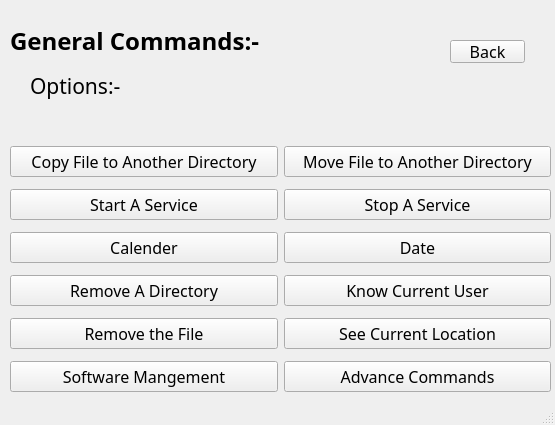
<?xml version="1.0" encoding="UTF-8"?>
<ui version="4.0">
 <class>MainWindow</class>
 <widget class="QMainWindow" name="MainWindow">
  <property name="geometry">
   <rect>
    <x>0</x>
    <y>0</y>
    <width>555</width>
    <height>425</height>
   </rect>
  </property>
  <property name="font">
   <font>
    <family>MV Boli</family>
   </font>
  </property>
  <property name="windowTitle">
   <string>MainWindow</string>
  </property>
  <widget class="QWidget" name="centralwidget">
   <widget class="QLabel" name="label">
    <property name="geometry">
     <rect>
      <x>10</x>
      <y>20</y>
      <width>351</width>
      <height>41</height>
     </rect>
    </property>
    <property name="font">
     <font>
      <family>Rockwell Nova Light</family>
      <pointsize>18</pointsize>
      <weight>75</weight>
      <bold>true</bold>
     </font>
    </property>
    <property name="text">
     <string>General Commands:-</string>
    </property>
   </widget>
   <widget class="QPushButton" name="Exit">
    <property name="geometry">
     <rect>
      <x>450</x>
      <y>40</y>
      <width>75</width>
      <height>23</height>
     </rect>
    </property>
    <property name="font">
     <font>
      <family>Rockwell</family>
      <pointsize>12</pointsize>
     </font>
    </property>
    <property name="text">
     <string>Back</string>
    </property>
   </widget>
   <widget class="QLabel" name="label_2">
    <property name="geometry">
     <rect>
      <x>30</x>
      <y>70</y>
      <width>101</width>
      <height>31</height>
     </rect>
    </property>
    <property name="font">
     <font>
      <family>Yu Gothic</family>
      <pointsize>16</pointsize>
     </font>
    </property>
    <property name="text">
     <string>Options:-</string>
    </property>
   </widget>
   <widget class="QWidget" name="gridLayoutWidget">
    <property name="geometry">
     <rect>
      <x>10</x>
      <y>140</y>
      <width>541</width>
      <height>261</height>
     </rect>
    </property>
    <layout class="QGridLayout" name="gridLayout">
     <item row="4" column="2">
      <widget class="QPushButton" name="RemoveFile">
       <property name="font">
        <font>
         <family>Rockwell</family>
         <pointsize>12</pointsize>
         <weight>50</weight>
         <bold>false</bold>
        </font>
       </property>
       <property name="text">
        <string>Remove the File</string>
       </property>
      </widget>
     </item>
     <item row="2" column="3">
      <widget class="QPushButton" name="Date">
       <property name="font">
        <font>
         <family>Rockwell</family>
         <pointsize>12</pointsize>
        </font>
       </property>
       <property name="text">
        <string>Date</string>
       </property>
      </widget>
     </item>
     <item row="5" column="2">
      <widget class="QPushButton" name="SoftwareMangement">
       <property name="font">
        <font>
         <family>Rockwell</family>
         <pointsize>12</pointsize>
        </font>
       </property>
       <property name="text">
        <string>Software Mangement</string>
       </property>
      </widget>
     </item>
     <item row="4" column="3">
      <widget class="QPushButton" name="CurrentLocation">
       <property name="font">
        <font>
         <family>Rockwell</family>
         <pointsize>12</pointsize>
        </font>
       </property>
       <property name="text">
        <string>See Current Location</string>
       </property>
      </widget>
     </item>
     <item row="1" column="3">
      <widget class="QPushButton" name="StopService">
       <property name="font">
        <font>
         <family>Rockwell</family>
         <pointsize>12</pointsize>
        </font>
       </property>
       <property name="text">
        <string>Stop A Service</string>
       </property>
      </widget>
     </item>
     <item row="1" column="2">
      <widget class="QPushButton" name="StartService">
       <property name="font">
        <font>
         <family>Rockwell</family>
         <pointsize>12</pointsize>
        </font>
       </property>
       <property name="text">
        <string>Start A Service</string>
       </property>
      </widget>
     </item>
     <item row="0" column="2">
      <widget class="QPushButton" name="CopyFile">
       <property name="font">
        <font>
         <family>Rockwell</family>
         <pointsize>12</pointsize>
        </font>
       </property>
       <property name="text">
        <string>Copy File to Another Directory</string>
       </property>
      </widget>
     </item>
     <item row="0" column="3">
      <widget class="QPushButton" name="MoveFile">
       <property name="font">
        <font>
         <family>Rockwell</family>
         <pointsize>12</pointsize>
        </font>
       </property>
       <property name="text">
        <string>Move File to Another Directory</string>
       </property>
      </widget>
     </item>
     <item row="2" column="2">
      <widget class="QPushButton" name="Calender">
       <property name="font">
        <font>
         <family>Rockwell</family>
         <pointsize>12</pointsize>
        </font>
       </property>
       <property name="text">
        <string>Calender</string>
       </property>
      </widget>
     </item>
     <item row="5" column="3">
      <widget class="QPushButton" name="AdvanceCommands">
       <property name="font">
        <font>
         <family>Rockwell</family>
         <pointsize>12</pointsize>
        </font>
       </property>
       <property name="text">
        <string>Advance Commands</string>
       </property>
      </widget>
     </item>
     <item row="3" column="2">
      <widget class="QPushButton" name="rad">
       <property name="font">
        <font>
         <family>Rockwell</family>
         <pointsize>12</pointsize>
        </font>
       </property>
       <property name="text">
        <string>Remove A Directory</string>
       </property>
      </widget>
     </item>
     <item row="3" column="3">
      <widget class="QPushButton" name="kcu">
       <property name="font">
        <font>
         <family>Rockwell</family>
         <pointsize>12</pointsize>
        </font>
       </property>
       <property name="text">
        <string>Know Current User</string>
       </property>
      </widget>
     </item>
    </layout>
   </widget>
  </widget>
  <widget class="QStatusBar" name="statusbar"/>
 </widget>
 <resources/>
 <connections/>
</ui>
